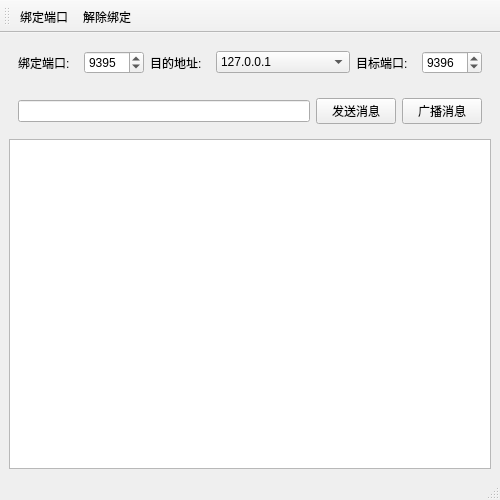
<?xml version="1.0" encoding="UTF-8"?>
<ui version="4.0">
 <class>Qt6_UDP_Peer</class>
 <widget class="QMainWindow" name="Qt6_UDP_Peer">
  <property name="geometry">
   <rect>
    <x>0</x>
    <y>0</y>
    <width>500</width>
    <height>500</height>
   </rect>
  </property>
  <property name="windowTitle">
   <string>Qt6_UDP_Peer</string>
  </property>
  <widget class="QWidget" name="W_Central">
   <layout class="QVBoxLayout" name="verticalLayout">
    <item>
     <widget class="QWidget" name="W_Address" native="true">
      <layout class="QHBoxLayout" name="horizontalLayout">
       <item>
        <widget class="QLabel" name="L_Port_Bound">
         <property name="maximumSize">
          <size>
           <width>60</width>
           <height>16777215</height>
          </size>
         </property>
         <property name="text">
          <string>绑定端口: </string>
         </property>
        </widget>
       </item>
       <item>
        <widget class="QSpinBox" name="SB_Port_Bound">
         <property name="maximumSize">
          <size>
           <width>60</width>
           <height>16777215</height>
          </size>
         </property>
         <property name="maximum">
          <number>65535</number>
         </property>
         <property name="value">
          <number>9395</number>
         </property>
        </widget>
       </item>
       <item>
        <widget class="QLabel" name="L_IPv4">
         <property name="maximumSize">
          <size>
           <width>60</width>
           <height>16777215</height>
          </size>
         </property>
         <property name="text">
          <string>目的地址: </string>
         </property>
        </widget>
       </item>
       <item>
        <widget class="QComboBox" name="CB_IPv4">
         <item>
          <property name="text">
           <string>127.0.0.1</string>
          </property>
         </item>
        </widget>
       </item>
       <item>
        <widget class="QLabel" name="L_Port_Destination">
         <property name="maximumSize">
          <size>
           <width>60</width>
           <height>16777215</height>
          </size>
         </property>
         <property name="text">
          <string>目标端口: </string>
         </property>
        </widget>
       </item>
       <item>
        <widget class="QSpinBox" name="SB_Port_Destination">
         <property name="maximumSize">
          <size>
           <width>60</width>
           <height>16777215</height>
          </size>
         </property>
         <property name="maximum">
          <number>65535</number>
         </property>
         <property name="value">
          <number>9396</number>
         </property>
        </widget>
       </item>
      </layout>
     </widget>
    </item>
    <item>
     <widget class="QWidget" name="W_Send" native="true">
      <layout class="QHBoxLayout" name="horizontalLayout_2">
       <item>
        <widget class="QLineEdit" name="LE_Message"/>
       </item>
       <item>
        <widget class="QPushButton" name="PB_Send">
         <property name="text">
          <string>发送消息</string>
         </property>
        </widget>
       </item>
       <item>
        <widget class="QPushButton" name="PB_Broadcast">
         <property name="text">
          <string>广播消息</string>
         </property>
        </widget>
       </item>
      </layout>
     </widget>
    </item>
    <item>
     <widget class="QPlainTextEdit" name="PTE_Message"/>
    </item>
   </layout>
  </widget>
  <widget class="QMenuBar" name="MB_Menu">
   <property name="geometry">
    <rect>
     <x>0</x>
     <y>0</y>
     <width>500</width>
     <height>30</height>
    </rect>
   </property>
  </widget>
  <widget class="QStatusBar" name="SB_Status"/>
  <widget class="QToolBar" name="TB_Tool">
   <property name="windowTitle">
    <string>toolBar</string>
   </property>
   <attribute name="toolBarArea">
    <enum>TopToolBarArea</enum>
   </attribute>
   <attribute name="toolBarBreak">
    <bool>false</bool>
   </attribute>
   <addaction name="A_Bind"/>
   <addaction name="A_Unbind"/>
  </widget>
  <action name="A_Bind">
   <property name="text">
    <string>绑定端口</string>
   </property>
  </action>
  <action name="A_Unbind">
   <property name="text">
    <string>解除绑定</string>
   </property>
  </action>
 </widget>
 <resources/>
 <connections/>
</ui>
